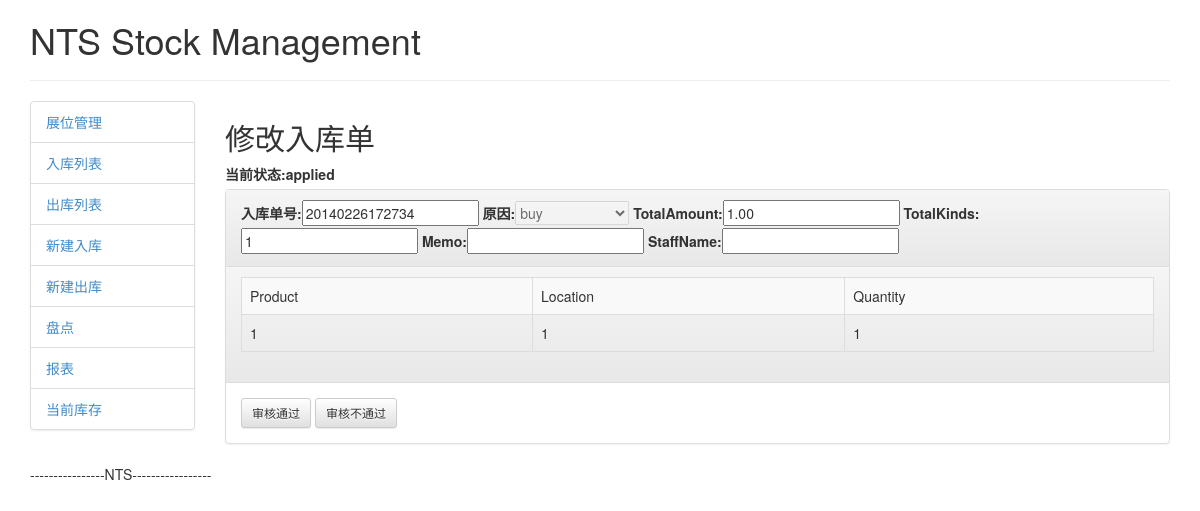
/stockmanage/stockbill/stockin/edit/7469b718-f6db-488f-bd19-7449544883d1/, run on the app's committed database.
### stockmanage/models.py (models this page shows, shortened)
class BillBase(models.Model):
    id=UUIDField(primary_key=True)#use uuid instead of autoincreament, to allow asigning an id to the object before saved into database
    BillNo=CharField(max_length=100,default=datetime.now().strftime('%Y%m%d%H%M%S'))
    BillTime=DateTimeField(auto_now_add=True)
    state_draft='draft' # saved for future change. not complete
    state_applied='applied'# appled for checking. can't change anymore
    state_checked='checked'# ok
    State_Choices=((state_draft,'draft'),(state_applied,'applied'),
                    (state_checked,'checked'))
    BillState=CharField(max_length=10,choices=State_Choices,default=state_draft)
    Creator=ForeignKey(User)
    StaffName=CharField(max_length=50,null=True,blank=True)
    Memo=CharField(max_length=1000,null=True,blank=True)

class StockBill(BillBase):
    BillType_Choices=(('in','stock in'),('out','stock out'))
    BillType=CharField(max_length=5, choices=BillType_Choices,default='in')
    Reason_Choices=(('in',
                         (
                          ('buy','buy'),
                          ('return','return back'),
                          ('inventory_profit','inventory profit'),
                          ('repaired','repaired'),
                          ('others','others')
                          )
                         ),
                        ('out',
                         (
                          ('sold','sold'),
                          ('borrowed','borrowed out'),
                          ('inventory_loss','inventory loss'),
                          ('damage','damage'),
                          ('others','others')
                          )
                         )
                        )
    BillReason=CharField(max_length=20,choices=Reason_Choices,default='buy')
    TotalAmount=DecimalField(max_digits=10,decimal_places=2,default=0)
    TotalKinds=IntegerField(default=0)
    def generat_detail_to_formatedtext(self):
        return [x.product.NTSCode+','+str(x.Quantity)+','+x.location.LocationCode
                            for x in self.stockbilldetail_set.all()]

class StockBillDetail(models.Model):
    stockbill=ForeignKey(BillBase,null=True)
    product=ForeignKey(Product)
    location=ForeignKey(StockLocation)
    Quantity=IntegerField()

class Product(models.Model):
    id=UUIDField(primary_key=True)
    CategoryCode=CharField(max_length=255)
    CreateTime=DateTimeField('CreateTime',blank=True,default=datetime.now())
    LastUpdateTime=DateTimeField(blank=True,default=datetime.now())
    ModelNumber=CharField(max_length=255)
    SupplierCode=CharField(max_length=255)
    NTSCode=CharField(max_length=255)
    OrderAmountMin=DecimalField(max_digits=10,decimal_places=2)
    PriceOfFactory=CharField(max_length=255,default='0')
    ProductionCycle=DecimalField(max_digits=10,decimal_places=2)
    State=IntegerField(default=0)
    TaxRate=DecimalField(max_digits=10,decimal_places=2)
    PriceDate=CharField(max_length=255)
    PriceValidPeriod=CharField(max_length=255)
    MoneyType=CharField(max_length=255)
    ImageState=CharField(max_length=255)
    SyncState=IntegerField(default=0)
    SyncTime=DateTimeField(blank=True,null=True)
    ProductCode=CharField(max_length=255)
    ModelNumber_Original=CharField(max_length=255)
    def GetName(self,language):
        languageset=self.productlanguage_set.all()
        matches=[x for x in languageset if x.Language==language]
        if len(matches)==0:
            raise Exception('product {0} has no  language {1} version, its invalid,they are:{2}'.format(self.id,language,[str(x)+'|' for x in languageset]))
        elif len(matches)>1:
            raise Exception('product  has more than one ('+str(self.id)+') language versions, it is invalid')
        else:
            return matches[0].Name
    class Meta:
        db_table="product"
    def __str__(self):
        return self.GetName('en')#Productlanguage.LanguageChoices[0])

class Productlanguage(models.Model):
    id=UUIDField(primary_key=True)
    Memo=CharField(max_length=255)
    Name=CharField(max_length=255)
    PlaceOfDelivery=CharField(max_length=255)
    PlaceOfOrigin=CharField(max_length=255)
    ProductDescription=TextField()
    ProductParameters=TextField()
    Unit=CharField(max_length=255)
    LanguageChoices=[('en','en'),('zh','zh')]
    Language=CharField(max_length=2,choices=LanguageChoices,default='en')
    theproduct=ForeignKey(Product)
    class Meta:
        db_table='productlanguage'

class StockLocation(models.Model):
    LocationCode=CharField(max_length=20)
    Name=CharField(max_length=20)
    Description=CharField(max_length=200)
    ParentLocation=ForeignKey('self',db_column='parentlocation',blank=True,null=True)
    stocks=ManyToManyField(ProductStock)
    def __str__(self):
        return self.LocationCode

### stockmanage/views.py (the view)
# urls.py: ,url(r'^stockbill/stockin/edit/(?P<bill_id>[^/]+)/',views.stockbill_stockin_edit,name='stockbill_stockin_edit' )
def stockbill_stockin_edit(request,bill_id):
    return stockbill_edit(request,'in',bill_id,'.')

### stockmanage/forms.py (shortened to what this page needs)
class StockBillForm(ModelForm):
    BillNo=forms.CharField(label='入库单号')
    def __init__(self, *args, **kwargs):
        super(StockBillForm, self).__init__(*args, **kwargs)
        instance = getattr(self, 'instance', None)
        self.fields['BillReason']=forms.CharField(max_length=100,label='原因',
                                                  widget=forms.Select(
                                                choices=StockBill.Reason_Choices[0 if instance.BillType=='in' else 1][1]))
        self.fields['TotalAmount'].widget.attrs['readonly'] = True
        self.fields['TotalKinds'].widget.attrs['readonly'] = True
        if instance and  instance.BillState!=instance.state_draft:
            self.fields['BillNo'].widget.attrs['readonly'] = True
            self.fields['BillReason'].widget.attrs['disabled'] ='disabled'
            self.fields['Memo'].widget.attrs['readonly'] = True
            self.fields['StaffName'].widget.attrs['readonly'] = True
    class Media:
        js=('stockbill.js',)
        css={'all':('css/stockbill.css',)}
    class Meta:
        model=StockBill
        fields =['BillNo','BillReason','TotalAmount','TotalKinds','Memo','StaffName']

### stockmanage/views.py (called while the page is built, shortened)
def stockbill_edit(request,type,bill_id,action):
    if bill_id:
        bill=StockBill.objects.get(pk=bill_id)
        if not bill.BillState ==StockBill.state_draft:
            pass
    else:
        bill=StockBill(BillType=type,Creator=request.user)
    if request.method=="GET":
        billform=StockBillForm(instance=bill)
        detaillist_formated_text= bill.generat_detail_to_formatedtext()
        return render(request,'stockmanage/stockbill_edit.html',
                      {'form':billform,
                     'detaillist_formated_text':'\n'.join(detaillist_formated_text),
                     'bill':bill,'action':action})
    else:
        return HttpResponse('Http method is invalid')

### stockmanage/templates/stockmanage/stockbill_edit.html (shortened to what this page needs)
{% extends "stockmanage/base.html" %}
{%load staticfiles%}
{%block header%}
<link rel="stylesheet" type="text/css"  href="{%static 'stockmanage/css/stockbill.css'%}" media='screen,projector'/>
{%endblock%}
{%block content_title%}
{%if bill.id%}修改{%else%}创建{%endif%}{%ifequal bill.BillType 'in' %}入{%else%}出{%endifequal%}库单
{%endblock%}
{%block content%}
<label>当前状态:{{bill.BillState}}</label>
<form method="post" id='fm_bill' action="{{action}}">
	<div id='billeditor'>
		<div class="panel panel-default">
			<div class="panel-heading">
				{{form}}
			</div>
			{%if bill.id%}<div class="panel-heading">
				{%include 'stockmanage/widget_stockbilldetaillist.html'%}
			</div>
			{%endif%}
			<div class="panel-body">
				<div>
					{%ifequal bill.BillState 'applied'%}
					<input class="btn  btn-sm btn-default" type="submit" name="pass" value="审核通过" />
					<input class="btn  btn-sm btn-default" type="submit" name="refused" value="审核不通过" />
					{%endifequal%}
				</div>
			</div>
		</div>
	</div>
</form>
{%endblock%}

### stockmanage/templates/stockmanage/widget_stockbilldetaillist.html
{%if bill.stockbilldetail_set.all%}
<div class="table-responsive">
<table class="table table-bordered table-striped">
	<tr>
		<td>Product</td><td>Location</td><td>Quantity</td>
	</tr>
	{%for detail in  bill.stockbilldetail_set.all%}
	<tr>
		<td>{{detail.product}} </td><td> {{detail.location}} </td>
		<td> {{detail.Quantity}} </td>
	</tr>
	{%endfor%}
</table></div>
{%else%}
<p>没有数据</p>
{%endif%}

### stockmanage/static/stockmanage/blueprint/print.css (style rules this page uses)
body { line-height:1.5;font-family:"Helvetica Neue", Arial, Helvetica, sans-serif;color:#000;background:none;font-size:10pt; }

### data on the page
BillBase: BillState "applied", BillNo "20140226172734"
StockBill: BillReason "buy", TotalAmount "1.00", TotalKinds "1"
StockBillDetail: product "1", location "1", Quantity "1"
